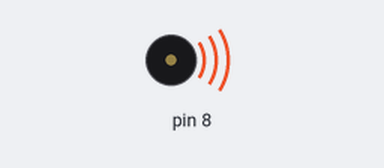
Bench run of a sketch on a simulated Arduino Uno, built with avr-gcc and run on an emulated ATmega328P. Parts: buzzer (waves = sounding).

Above: at 0.1 s.
At 42.1 s:
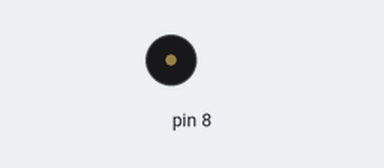
Timing chart, 0 to 43.6 s (numbered marks = the images above):
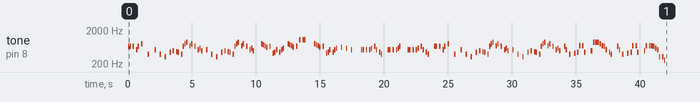

The sketch:

super_mario_theme_overworld.ino
```cpp
#include <avr/pgmspace.h>

#include "pitches.h"

#define NOTE_REST 0
#define NOTE_END -1
#define NOTE_REPEAT -2

#define BPM 92

// note durations: 4 = quarter note, 8 = eighth note, etc.:
typedef struct Note {
 uint8_t duration;
 int16_t pitch;
} note_t;

// PROGMEM to save RAM and to fit in RAM on Arduino 168
PROGMEM const note_t score[][2]  = {
	{8, NOTE_E5},
	{8, NOTE_E5},
	{8, NOTE_REST},
	{8, NOTE_E5},
	{8, NOTE_REST},
	{8, NOTE_C5},
	{8, NOTE_E5},
	{8, NOTE_REST},
	{8, NOTE_G5},
	{8, NOTE_REST},
	{4, NOTE_REST},
	{8, NOTE_G4},
	{8, NOTE_REST},
	{4, NOTE_REST},
	{8, NOTE_C5},
	{8, NOTE_REST},
	{8, NOTE_REST},
	{8, NOTE_G4},
	{4, NOTE_REST},
	{8, NOTE_E4},
	{8, NOTE_REST},
	{8, NOTE_REST},
	{8, NOTE_A4},
	{8, NOTE_REST},
	{8, NOTE_B4},
	{8, NOTE_REST},
	{8, NOTE_AS4},
	{8, NOTE_A4},
	{8, NOTE_REST},
	{8, NOTE_G4},
	{8, NOTE_E5},
	{8, NOTE_G5},
	{8, NOTE_A5},
	{8, NOTE_REST},
	{8, NOTE_F5},
	{8, NOTE_G5},
	{8, NOTE_REST},
	{8, NOTE_E5},
	{8, NOTE_REST},
	{8, NOTE_C5},
	{8, NOTE_D5},
	{8, NOTE_B4},
	{4, NOTE_REST},
	{8, NOTE_C5},
	{8, NOTE_REST},
	{8, NOTE_REST},
	{8, NOTE_G4},
	{4, NOTE_REST},
	{8, NOTE_E4},
	{8, NOTE_REST},
	{8, NOTE_REST},
	{8, NOTE_A4},
	{8, NOTE_REST},
	{8, NOTE_B4},
	{8, NOTE_REST},
	{8, NOTE_AS4},
	{8, NOTE_A4},
	{8, NOTE_REST},
	{8, NOTE_G4},
	{8, NOTE_E5},
	{8, NOTE_G5},
	{8, NOTE_A5},
	{8, NOTE_REST},
	{8, NOTE_F5},
	{8, NOTE_G5},
	{8, NOTE_REST},
	{8, NOTE_E5},
	{8, NOTE_REST},
	{8, NOTE_C5},
	{8, NOTE_D5},
	{8, NOTE_B4},
	{4, NOTE_REST},
	{4, NOTE_REST},
	{8, NOTE_G5},
	{8, NOTE_FS5},
	{8, NOTE_F5},
	{8, NOTE_DS5},
	{8, NOTE_REST},
	{8, NOTE_E5},
	{8, NOTE_REST},
	{8, NOTE_GS4},
	{8, NOTE_A4},
	{8, NOTE_C5},
	{8, NOTE_REST},
	{8, NOTE_A4},
	{8, NOTE_C5},
	{8, NOTE_D5},
	{4, NOTE_REST},
	{8, NOTE_G5},
	{8, NOTE_FS5},
	{8, NOTE_F5},
	{8, NOTE_DS5},
	{8, NOTE_REST},
	{8, NOTE_E5},
	{8, NOTE_REST},
	{8, NOTE_C6},
	{8, NOTE_REST},
	{8, NOTE_C6},
	{8, NOTE_C6},
	{8, NOTE_REST},
	{4, NOTE_REST},
	{4, NOTE_REST},
	{8, NOTE_G5},
	{8, NOTE_FS5},
	{8, NOTE_F5},
	{8, NOTE_DS5},
	{8, NOTE_REST},
	{8, NOTE_E5},
	{8, NOTE_REST},
	{8, NOTE_GS4},
	{8, NOTE_A4},
	{8, NOTE_C5},
	{8, NOTE_REST},
	{8, NOTE_A4},
	{8, NOTE_C5},
	{8, NOTE_D5},
	{4, NOTE_REST},
	{8, NOTE_DS5},
	{8, NOTE_REST},
	{8, NOTE_REST},
	{8, NOTE_D5},
	{4, NOTE_REST},
	{8, NOTE_C5},
	{8, NOTE_REST},
	{4, NOTE_REST},
	{4, NOTE_REST},
	{8, NOTE_C5},
	{8, NOTE_C5},
	{8, NOTE_REST},
	{8, NOTE_C5},
	{8, NOTE_REST},
	{8, NOTE_C5},
	{8, NOTE_D5},
	{8, NOTE_REST},
	{8, NOTE_E5},
	{8, NOTE_C5},
	{8, NOTE_REST},
	{8, NOTE_A4},
	{8, NOTE_G4},
	{8, NOTE_REST},
	{4, NOTE_REST},
	{8, NOTE_C5},
	{8, NOTE_C5},
	{8, NOTE_REST},
	{8, NOTE_C5},
	{8, NOTE_REST},
	{8, NOTE_C5},
	{8, NOTE_D5},
	{8, NOTE_E5},
	{4, NOTE_REST},
	{4, NOTE_REST},
	{8, NOTE_C5},
	{8, NOTE_C5},
	{8, NOTE_REST},
	{8, NOTE_C5},
	{8, NOTE_REST},
	{8, NOTE_C5},
	{8, NOTE_D5},
	{8, NOTE_REST},
	{8, NOTE_E5},
	{8, NOTE_C5},
	{8, NOTE_REST},
	{8, NOTE_A4},
	{8, NOTE_G4},
	{8, NOTE_REST},
	{4, NOTE_REST},
	{8, NOTE_E5},
	{8, NOTE_E5},
	{8, NOTE_REST},
	{8, NOTE_E5},
	{8, NOTE_REST},
	{8, NOTE_C5},
	{8, NOTE_E5},
	{8, NOTE_REST},
	{8, NOTE_G5},
	{8, NOTE_REST},
	{4, NOTE_REST},
	{8, NOTE_G4},
	{8, NOTE_REST},
	{4, NOTE_REST},
	{8, NOTE_C5},
	{8, NOTE_REST},
	{8, NOTE_REST},
	{8, NOTE_G4},
	{4, NOTE_REST},
	{8, NOTE_E4},
	{8, NOTE_REST},
	{8, NOTE_REST},
	{8, NOTE_A4},
	{8, NOTE_REST},
	{8, NOTE_B4},
	{8, NOTE_REST},
	{8, NOTE_AS4},
	{8, NOTE_A4},
	{8, NOTE_REST},
	{8, NOTE_G4},
	{8, NOTE_E5},
	{8, NOTE_G5},
	{8, NOTE_A5},
	{8, NOTE_REST},
	{8, NOTE_F5},
	{8, NOTE_G5},
	{8, NOTE_REST},
	{8, NOTE_E5},
	{8, NOTE_REST},
	{8, NOTE_C5},
	{8, NOTE_D5},
	{8, NOTE_B4},
	{4, NOTE_REST},
	{8, NOTE_C5},
	{8, NOTE_REST},
	{8, NOTE_REST},
	{8, NOTE_G4},
	{4, NOTE_REST},
	{8, NOTE_E4},
	{8, NOTE_REST},
	{8, NOTE_REST},
	{8, NOTE_A4},
	{8, NOTE_REST},
	{8, NOTE_B4},
	{8, NOTE_REST},
	{8, NOTE_AS4},
	{8, NOTE_A4},
	{8, NOTE_REST},
	{8, NOTE_G4},
	{8, NOTE_E5},
	{8, NOTE_G5},
	{8, NOTE_A5},
	{8, NOTE_REST},
	{8, NOTE_F5},
	{8, NOTE_G5},
	{8, NOTE_REST},
	{8, NOTE_E5},
	{8, NOTE_REST},
	{8, NOTE_C5},
	{8, NOTE_D5},
	{8, NOTE_B4},
	{4, NOTE_REST},
	{8, NOTE_E5},
	{8, NOTE_C5},
	{8, NOTE_REST},
	{8, NOTE_G4},
	{4, NOTE_REST},
	{8, NOTE_GS4},
	{8, NOTE_REST},
	{8, NOTE_A4},
	{8, NOTE_F5},
	{8, NOTE_REST},
	{8, NOTE_F5},
	{8, NOTE_A4},
	{8, NOTE_REST},
	{4, NOTE_REST},
	{6, NOTE_B4},
	{6, NOTE_A5},
	{6, NOTE_A5},
	{6, NOTE_A5},
	{6, NOTE_G5},
	{6, NOTE_F5},
	{8, NOTE_E5},
	{8, NOTE_C5},
	{8, NOTE_REST},
	{8, NOTE_A4},
	{8, NOTE_G4},
	{8, NOTE_REST},
	{4, NOTE_REST},
	{8, NOTE_E5},
	{8, NOTE_C5},
	{8, NOTE_REST},
	{8, NOTE_G4},
	{4, NOTE_REST},
	{8, NOTE_GS4},
	{8, NOTE_REST},
	{8, NOTE_A4},
	{8, NOTE_F5},
	{8, NOTE_REST},
	{8, NOTE_F5},
	{8, NOTE_A4},
	{8, NOTE_REST},
	{4, NOTE_REST},
	{8, NOTE_B4},
	{8, NOTE_F5},
	{8, NOTE_REST},
	{8, NOTE_F5},
	{6, NOTE_F5},
	{6, NOTE_E5},
	{6, NOTE_D5},
	{8, NOTE_C5},
	{8, NOTE_E4},
	{8, NOTE_REST},
	{8, NOTE_E4},
	{8, NOTE_C4},
	{8, NOTE_REST},
	{4, NOTE_REST},
	{0, NOTE_END}
};

void setup() {
  playTune();
}

void playTune()
{
  note_t currentNote;

  // I am not a musician!
  // I don't fully understand why I had to * 4.0 / 3.0 to get it to sound right.
  float barDuration = (60000.0/BPM) * 4.0/3.0;

  for (int thisNote = 0;; thisNote++) {
    memcpy_PF(&currentNote, (uint_farptr_t) score[thisNote], sizeof(note_t));
    int noteTone = currentNote.pitch;
    switch(noteTone) {
      case NOTE_END:
        return;
      case NOTE_REPEAT:
        thisNote = -1;  // for will iterate to 0
        continue;
      default:
        float noteDuration = barDuration/currentNote.duration;
        tone(8, noteTone, noteDuration);
        float pauseBetweenNotes = noteDuration * 1.2;
        delay(pauseBetweenNotes);
        noTone(8);
      }
    }
}

void loop() {
}
```

pitches.h
```cpp
/*************************************************
 * Public Constants
 *************************************************/

#define NOTE_B0  31
#define NOTE_C1  33
#define NOTE_CS1 35
#define NOTE_D1  37
#define NOTE_DS1 39
#define NOTE_E1  41
#define NOTE_F1  44
#define NOTE_FS1 46
#define NOTE_G1  49
#define NOTE_GS1 52
#define NOTE_A1  55
#define NOTE_AS1 58
#define NOTE_B1  62
#define NOTE_C2  65
#define NOTE_CS2 69
#define NOTE_D2  73
#define NOTE_DS2 78
#define NOTE_E2  82
#define NOTE_F2  87
#define NOTE_FS2 93
#define NOTE_G2  98
#define NOTE_GS2 104
#define NOTE_A2  110
#define NOTE_AS2 117
#define NOTE_B2  123
#define NOTE_C3  131
#define NOTE_CS3 139
#define NOTE_D3  147
#define NOTE_DS3 156
#define NOTE_E3  165
#define NOTE_F3  175
#define NOTE_FS3 185
#define NOTE_G3  196
#define NOTE_GS3 208
#define NOTE_A3  220
#define NOTE_AS3 233
#define NOTE_B3  247
#define NOTE_C4  262
#define NOTE_CS4 277
#define NOTE_D4  294
#define NOTE_DS4 311
#define NOTE_E4  330
#define NOTE_F4  349
#define NOTE_FS4 370
#define NOTE_G4  392
#define NOTE_GS4 415
#define NOTE_A4  440
#define NOTE_AS4 466
#define NOTE_B4  494
#define NOTE_C5  523
#define NOTE_CS5 554
#define NOTE_D5  587
#define NOTE_DS5 622
#define NOTE_E5  659
#define NOTE_F5  698
#define NOTE_FS5 740
#define NOTE_G5  784
#define NOTE_GS5 831
#define NOTE_A5  880
#define NOTE_AS5 932
#define NOTE_B5  988
#define NOTE_C6  1047
#define NOTE_CS6 1109
#define NOTE_D6  1175
#define NOTE_DS6 1245
#define NOTE_E6  1319
#define NOTE_F6  1397
#define NOTE_FS6 1480
#define NOTE_G6  1568
#define NOTE_GS6 1661
#define NOTE_A6  1760
#define NOTE_AS6 1865
#define NOTE_B6  1976
#define NOTE_C7  2093
#define NOTE_CS7 2217
#define NOTE_D7  2349
#define NOTE_DS7 2489
#define NOTE_E7  2637
#define NOTE_F7  2794
#define NOTE_FS7 2960
#define NOTE_G7  3136
#define NOTE_GS7 3322
#define NOTE_A7  3520
#define NOTE_AS7 3729
#define NOTE_B7  3951
#define NOTE_C8  4186
#define NOTE_CS8 4435
#define NOTE_D8  4699
#define NOTE_DS8 4978
```
